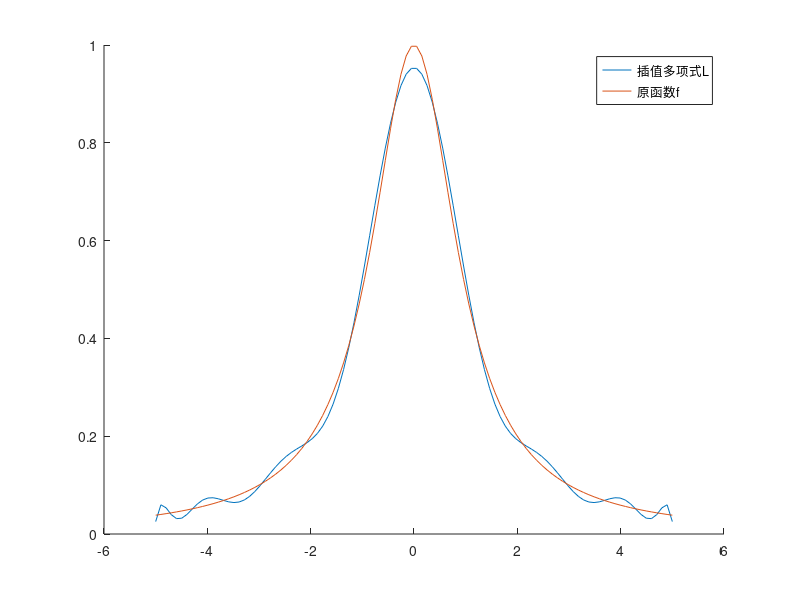

Write MATLAB code to recreate this figure.
clear all

f = @(x) 1 ./ (1 + x.^2);
x = linspace(-5, 5, 100);
y = f(x);

p = polyfit(x, y, 15);

xInterp = linspace(-5, 5, 100);
yInterp = polyval(p, xInterp);

figure;
hold on;
plot(xInterp, yInterp);
plot(x, y);
hold off;

legend('插值多项式L', '原函数f');